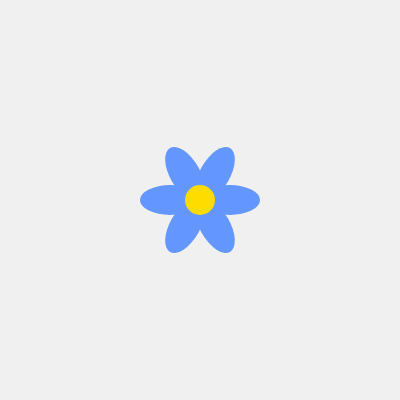
Frame 1 (no input)
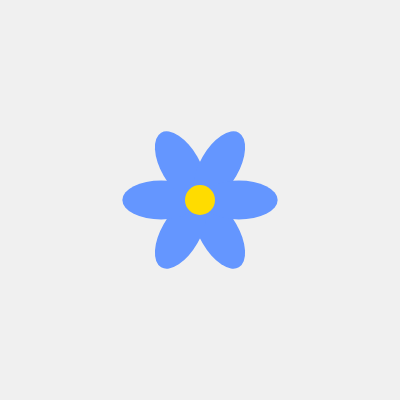
Frame 60 (no input)
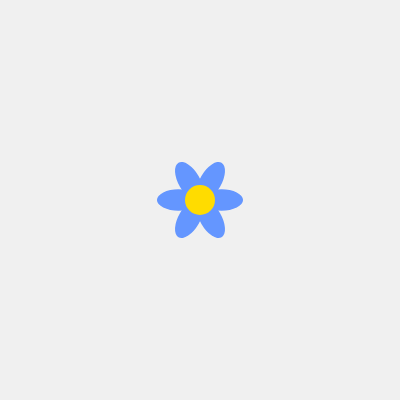
Frame 120 (the mouse pressed at the canvas centre since frame 60)

The p5.js sketch that drew these frames (run headless with seeded random() and noise() and a simulated clock; from frame 60 on, the mouse is pressed at the canvas centre):

// p5.js sketch
// ── sketch.js
let t = 0;

function setup() {
  createCanvas(400, 400);
  angleMode(DEGREES);
}

function draw() {
  background(240);
  translate(width / 2, height / 2);

  let r = map(sin(t), -1, 1, 20, 40);

  noStroke();
  fill(100, 150, 255);
  for (let i = 0; i < 6; i++) {
    rotate(60);
    ellipse(r, 0, r * 2, r);
  }

  fill(255, 220, 0);
  ellipse(0, 0, 30, 30);

  t += 2;
}
